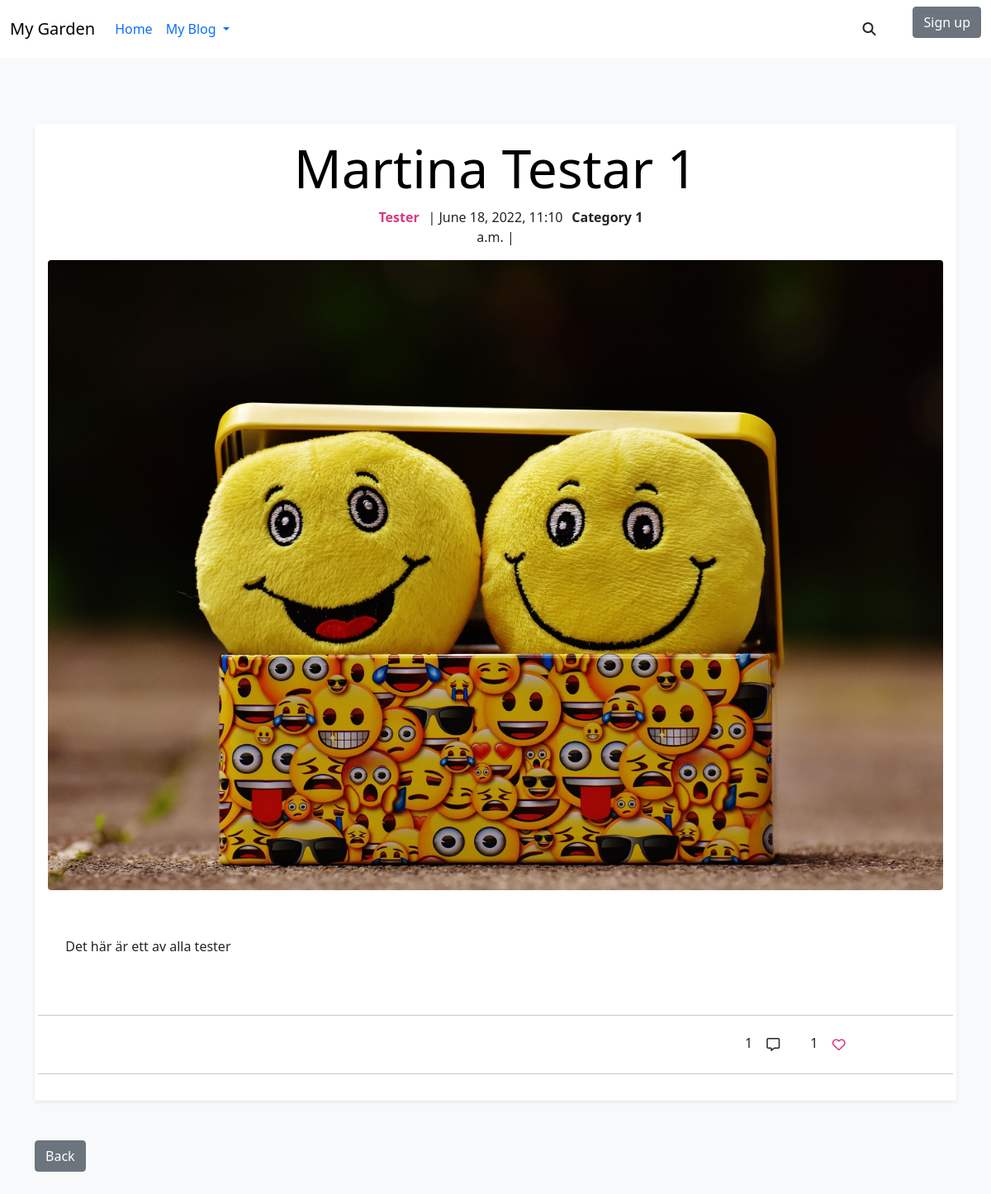
The app's page /blogpost/martina-testar-1/, older data.
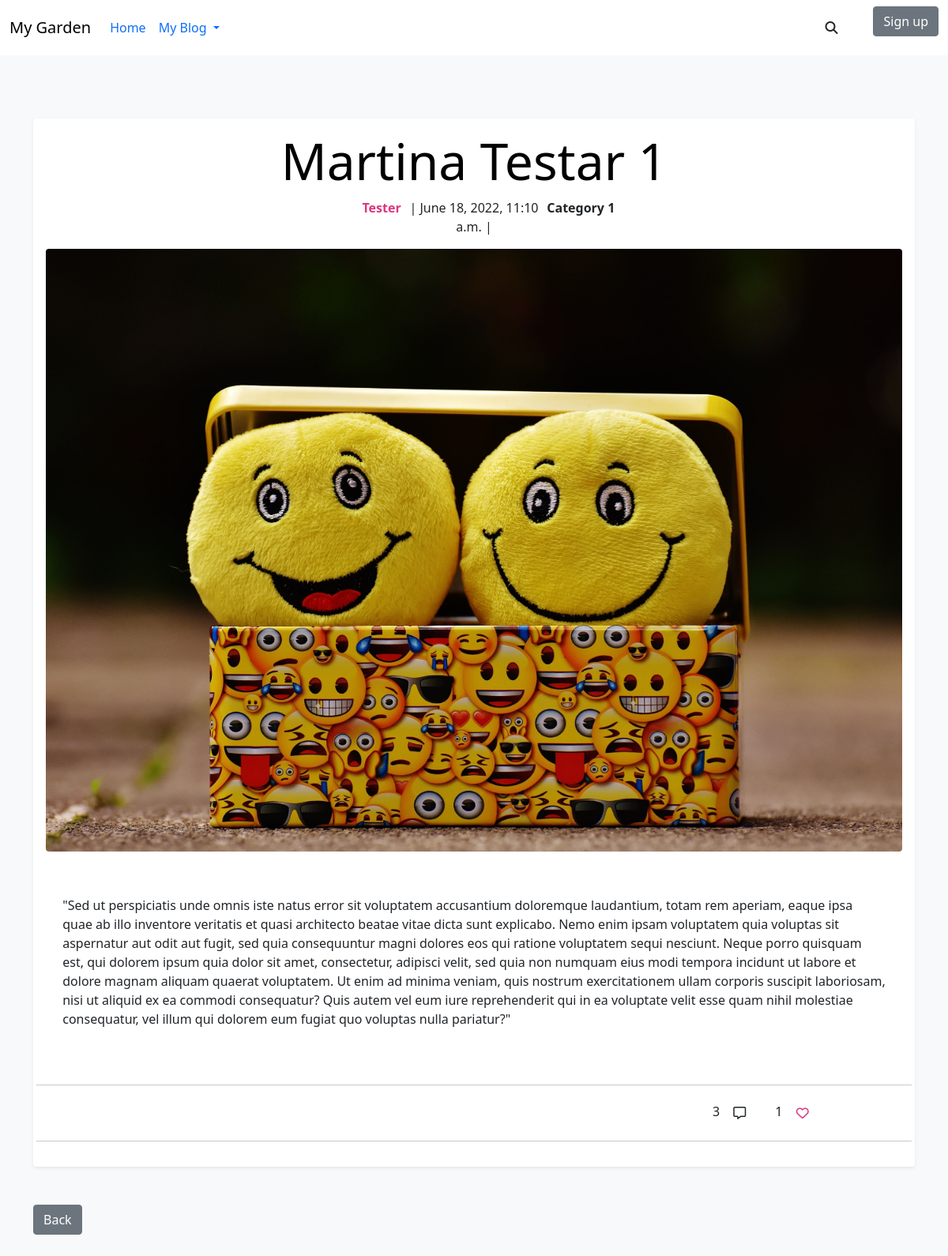
The same page, newer data.
### blog_post/models.py (models this page shows, shortened)
class Post(models.Model):
    PUBLISH_STATUS = ((0, 'Draft'), (1, 'Publish'))
    title = models.CharField(max_length=100)
    slug = models.SlugField(max_length=200, unique=True)
    meta_description = models.CharField(max_length=150, blank=True)
    author = models.ForeignKey(
        User,
        on_delete=models.CASCADE,
        related_name='post_author',
        )
    category = models.ForeignKey(
        Category,
        on_delete=models.CASCADE,
        related_name='post_category',
        )
    created_on = models.DateTimeField(auto_now_add=True)
    updated_on = models.DateTimeField(auto_now=True)
    content = models.TextField()
    published = models.IntegerField(choices=PUBLISH_STATUS, default=0)
    publish_date = models.DateTimeField(blank=True, null=True)
    likes = models.ManyToManyField(
        Profile,
        related_name='post_likes',
        default=[0],
        blank=True
        )
    number_of_likes = models.BigIntegerField(default='0')
    post_img = CloudinaryField(
        'post_image',
        default='default_image'
        )  # TODO: Add a default picture
    class Meta:
        ordering = ['-created_on']

class Category(models.Model):
    name = models.CharField(
        max_length=50,
        unique=True,
        blank=False,
        null=False,
        )
    slug = models.SlugField(
        max_length=200,
        unique=True,
        blank=False,
        null=False,
        )
    category_img = CloudinaryField(
        'category_image',
        default='default_image',
        )  #  TODO: Add a default picture
    class Meta:
        verbose_name_plural = "categories"
    def __str__(self):
        return f'{self.name}'

### blog_post/views.py (the view)
# urls.py: path('<slug:slug>/', views.BlogPostDetail.as_view(), name='blog_post'),
class BlogPostDetail(generic.DetailView):
    template_name = 'blog_post.html'
    def get(self, request, slug, *args, **kwargs):
        queryset = Post.objects.filter(published=1).order_by('-created_on')
        post = get_object_or_404(queryset, slug=slug)
        liked = False
        if post.likes.filter(id=request.user.id).exists():
            liked = True
        context = {
            'post': post,
            'liked': liked,
        }
        return render(
            request,
            "blog_post.html",
            context,
        )

### profiles/models.py (called while the page is built)
    def __str__(self):
        return f'{self.user}'

### blog_post/templates/blog_post.html (shortened to what this page needs)
{% extends 'base.html' %}
{% load static %}
{% block content %}
<article class=" blog-post-detail shadow-sm p-3 mb-5 bg-body rounded">
    <div class="row">
        <a href="{% url 'blog_post' post.slug %}">
            <h1 class="text-center display-3 text-capitalize">{{post.title}}</h1>
        </a>
    </div>
    <div class="row">
        <div class="col-5 g-0">
            <p class="text-lg-end text-md-end fw-bold post-author">{{post.author}}</p>
        </div>
        <div class="col-2 g-0">
            <p class="text-lg-center text-md-center">| {{post.created_on}} |</p>
        </div>
        <div class="col-5 g-0">
            <p class="text-lg-start text-md-start fw-bold">{{post.category}}</p>
        </div>
    </div>
    <div>
        <img class="img-fluid rounded" id="temporary-defalt-pic" src="../../static/media/temporary_default.jpeg"
            alt="Smile emoojis">
    </div>
    <article id="blog-post-body">
        <div class="row">
            <p class="blog-post-content"> {{post.content}} </p>
        </div>
    </article>
    <div class="comment-and-like-section">
        <div class="row">
            <hr>
            <div class="col-10">
                <p class="text-end">{{post.post_comments.count}}
                    <button class="btn btn-comments" type="button"><i class="far fa-comment-alt"></i></button>
                </p>
            </div>
            <div class="col-2">
                <span>{{post.number_of_likes}}</span>
                {% if request.user.is_authenticated %}
                    {% if liked %}
                    <button class="btn btn_likes" id="btn-like" name="{% url 'post_likes' post.slug %}" type="submit"
                    value="{{post.id}}"><i id="btn-i" class="fas fa-heart btn-icon"></i></button>
                    {% else %}
                    <button class="btn btn_likes" id="btn-like" name="{% url 'post_likes' post.slug %}" type="submit"
                    value="{{post.id}}"><i id="btn-i" class="far fa-heart btn-icon"></i></button>
                    {% endif %}
                {% else %}
                <button class="btn" id="btn-like" onclick="alertMsgVisitorLikes()"><i id="btn-i" class="far fa-heart btn-icon"></i></button>
                {% endif %}
            </div>
            <hr>
        </div>
    </div>
</article>
<a href="{% url 'index' %}" class="btn btn-secondary mb-5">Back</a>
{% endblock %}

Row changes from the older to the newer data that the page shows:
changed Post "Martina Testar 1": content "Det här är ett av alla tester" → "\"Sed ut perspiciatis unde omnis iste natus error sit voluptatem accusantium doloremque laudantium, totam rem aperiam, eaque ipsa quae ab illo inventore veritatis et quasi architecto beatae vitae dicta sunt explicabo. Nemo enim ipsam voluptatem quia voluptas sit aspernatur aut odit aut fugit, sed quia consequuntur magni dolores eos qui ratione voluptatem sequi nesciunt. Neque porro quisquam est, qui dolorem ipsum quia dolor sit amet, consectetur, adipisci velit, sed quia non numquam eius modi tempora incidunt ut labore et dolore magnam aliquam quaerat voluptatem. Ut enim ad minima veniam, quis nostrum exercitationem ullam corporis suscipit laboriosam, nisi ut aliquid ex ea commodi…"; post_comments.count "1" → "3"
